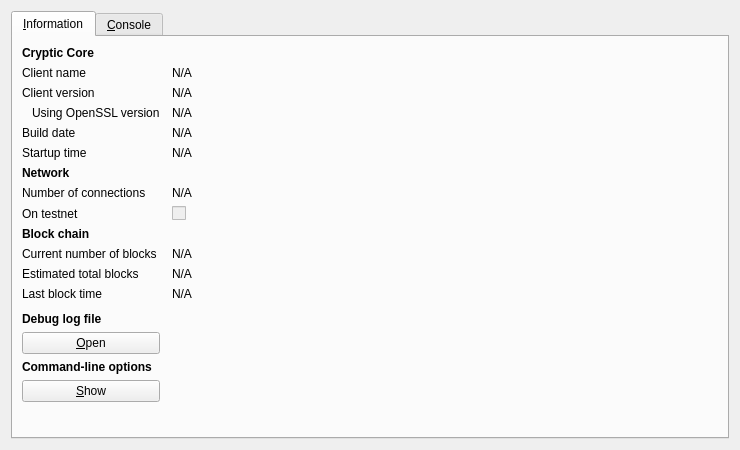
<?xml version="1.0" encoding="UTF-8"?>
<ui version="4.0">
 <class>RPCConsole</class>
 <widget class="QDialog" name="RPCConsole">
  <property name="geometry">
   <rect>
    <x>0</x>
    <y>0</y>
    <width>740</width>
    <height>450</height>
   </rect>
  </property>
  <property name="windowTitle">
   <string>Cryptic - Debug window</string>
  </property>
  <layout class="QVBoxLayout" name="verticalLayout_2">
   <item>
    <widget class="QTabWidget" name="tabWidget">
     <property name="currentIndex">
      <number>0</number>
     </property>
     <widget class="QWidget" name="tab_info">
      <attribute name="title">
       <string>&amp;Information</string>
      </attribute>
      <layout class="QGridLayout" name="gridLayout" columnstretch="0,1">
       <property name="horizontalSpacing">
        <number>12</number>
       </property>
       <item row="0" column="0">
        <widget class="QLabel" name="label_9">
         <property name="font">
          <font>
           <weight>75</weight>
           <bold>true</bold>
          </font>
         </property>
         <property name="text">
          <string>Cryptic Core</string>
         </property>
        </widget>
       </item>
       <item row="1" column="0">
        <widget class="QLabel" name="label_5">
         <property name="text">
          <string>Client name</string>
         </property>
        </widget>
       </item>
       <item row="1" column="1">
        <widget class="QLabel" name="clientName">
         <property name="cursor">
          <cursorShape>IBeamCursor</cursorShape>
         </property>
         <property name="text">
          <string>N/A</string>
         </property>
         <property name="textFormat">
          <enum>Qt::PlainText</enum>
         </property>
         <property name="textInteractionFlags">
          <set>Qt::LinksAccessibleByMouse|Qt::TextSelectableByKeyboard|Qt::TextSelectableByMouse</set>
         </property>
        </widget>
       </item>
       <item row="2" column="0">
        <widget class="QLabel" name="label_6">
         <property name="text">
          <string>Client version</string>
         </property>
        </widget>
       </item>
       <item row="2" column="1">
        <widget class="QLabel" name="clientVersion">
         <property name="cursor">
          <cursorShape>IBeamCursor</cursorShape>
         </property>
         <property name="text">
          <string>N/A</string>
         </property>
         <property name="textFormat">
          <enum>Qt::PlainText</enum>
         </property>
         <property name="textInteractionFlags">
          <set>Qt::LinksAccessibleByMouse|Qt::TextSelectableByKeyboard|Qt::TextSelectableByMouse</set>
         </property>
        </widget>
       </item>
       <item row="3" column="0">
        <widget class="QLabel" name="label_14">
         <property name="text">
          <string>Using OpenSSL version</string>
         </property>
         <property name="indent">
          <number>10</number>
         </property>
        </widget>
       </item>
       <item row="3" column="1">
        <widget class="QLabel" name="openSSLVersion">
         <property name="cursor">
          <cursorShape>IBeamCursor</cursorShape>
         </property>
         <property name="text">
          <string>N/A</string>
         </property>
         <property name="textFormat">
          <enum>Qt::PlainText</enum>
         </property>
         <property name="textInteractionFlags">
          <set>Qt::LinksAccessibleByMouse|Qt::TextSelectableByKeyboard|Qt::TextSelectableByMouse</set>
         </property>
        </widget>
       </item>
       <item row="4" column="0">
        <widget class="QLabel" name="label_12">
         <property name="text">
          <string>Build date</string>
         </property>
        </widget>
       </item>
       <item row="4" column="1">
        <widget class="QLabel" name="buildDate">
         <property name="cursor">
          <cursorShape>IBeamCursor</cursorShape>
         </property>
         <property name="text">
          <string>N/A</string>
         </property>
         <property name="textFormat">
          <enum>Qt::PlainText</enum>
         </property>
         <property name="textInteractionFlags">
          <set>Qt::LinksAccessibleByMouse|Qt::TextSelectableByKeyboard|Qt::TextSelectableByMouse</set>
         </property>
        </widget>
       </item>
       <item row="5" column="0">
        <widget class="QLabel" name="label_13">
         <property name="text">
          <string>Startup time</string>
         </property>
        </widget>
       </item>
       <item row="5" column="1">
        <widget class="QLabel" name="startupTime">
         <property name="cursor">
          <cursorShape>IBeamCursor</cursorShape>
         </property>
         <property name="text">
          <string>N/A</string>
         </property>
         <property name="textFormat">
          <enum>Qt::PlainText</enum>
         </property>
         <property name="textInteractionFlags">
          <set>Qt::LinksAccessibleByMouse|Qt::TextSelectableByKeyboard|Qt::TextSelectableByMouse</set>
         </property>
        </widget>
       </item>
       <item row="6" column="0">
        <widget class="QLabel" name="label_11">
         <property name="font">
          <font>
           <weight>75</weight>
           <bold>true</bold>
          </font>
         </property>
         <property name="text">
          <string>Network</string>
         </property>
        </widget>
       </item>
       <item row="7" column="0">
        <widget class="QLabel" name="label_7">
         <property name="text">
          <string>Number of connections</string>
         </property>
        </widget>
       </item>
       <item row="7" column="1">
        <widget class="QLabel" name="numberOfConnections">
         <property name="cursor">
          <cursorShape>IBeamCursor</cursorShape>
         </property>
         <property name="text">
          <string>N/A</string>
         </property>
         <property name="textFormat">
          <enum>Qt::PlainText</enum>
         </property>
         <property name="textInteractionFlags">
          <set>Qt::LinksAccessibleByMouse|Qt::TextSelectableByKeyboard|Qt::TextSelectableByMouse</set>
         </property>
        </widget>
       </item>
       <item row="8" column="0">
        <widget class="QLabel" name="label_8">
         <property name="text">
          <string>On testnet</string>
         </property>
        </widget>
       </item>
       <item row="8" column="1">
        <widget class="QCheckBox" name="isTestNet">
         <property name="enabled">
          <bool>false</bool>
         </property>
         <property name="text">
          <string/>
         </property>
        </widget>
       </item>
       <item row="9" column="0">
        <widget class="QLabel" name="label_10">
         <property name="font">
          <font>
           <weight>75</weight>
           <bold>true</bold>
          </font>
         </property>
         <property name="text">
          <string>Block chain</string>
         </property>
        </widget>
       </item>
       <item row="10" column="0">
        <widget class="QLabel" name="label_3">
         <property name="text">
          <string>Current number of blocks</string>
         </property>
        </widget>
       </item>
       <item row="10" column="1">
        <widget class="QLabel" name="numberOfBlocks">
         <property name="cursor">
          <cursorShape>IBeamCursor</cursorShape>
         </property>
         <property name="text">
          <string>N/A</string>
         </property>
         <property name="textFormat">
          <enum>Qt::PlainText</enum>
         </property>
         <property name="textInteractionFlags">
          <set>Qt::LinksAccessibleByMouse|Qt::TextSelectableByKeyboard|Qt::TextSelectableByMouse</set>
         </property>
        </widget>
       </item>
       <item row="11" column="0">
        <widget class="QLabel" name="label_4">
         <property name="text">
          <string>Estimated total blocks</string>
         </property>
        </widget>
       </item>
       <item row="11" column="1">
        <widget class="QLabel" name="totalBlocks">
         <property name="cursor">
          <cursorShape>IBeamCursor</cursorShape>
         </property>
         <property name="text">
          <string>N/A</string>
         </property>
         <property name="textFormat">
          <enum>Qt::PlainText</enum>
         </property>
         <property name="textInteractionFlags">
          <set>Qt::LinksAccessibleByMouse|Qt::TextSelectableByKeyboard|Qt::TextSelectableByMouse</set>
         </property>
        </widget>
       </item>
       <item row="12" column="0">
        <widget class="QLabel" name="label_2">
         <property name="text">
          <string>Last block time</string>
         </property>
        </widget>
       </item>
       <item row="12" column="1">
        <widget class="QLabel" name="lastBlockTime">
         <property name="cursor">
          <cursorShape>IBeamCursor</cursorShape>
         </property>
         <property name="text">
          <string>N/A</string>
         </property>
         <property name="textFormat">
          <enum>Qt::PlainText</enum>
         </property>
         <property name="textInteractionFlags">
          <set>Qt::LinksAccessibleByMouse|Qt::TextSelectableByKeyboard|Qt::TextSelectableByMouse</set>
         </property>
        </widget>
       </item>
       <item row="13" column="0">
        <spacer name="verticalSpacer_2">
         <property name="orientation">
          <enum>Qt::Vertical</enum>
         </property>
         <property name="sizeHint" stdset="0">
          <size>
           <width>20</width>
           <height>20</height>
          </size>
         </property>
        </spacer>
       </item>
       <item row="14" column="0">
        <widget class="QLabel" name="labelDebugLogfile">
         <property name="font">
          <font>
           <weight>75</weight>
           <bold>true</bold>
          </font>
         </property>
         <property name="text">
          <string>Debug log file</string>
         </property>
        </widget>
       </item>
       <item row="15" column="0">
        <widget class="QPushButton" name="openDebugLogfileButton">
         <property name="toolTip">
          <string>Open the Cryptic debug log file from the current data directory. This can take a few seconds for large log files.</string>
         </property>
         <property name="text">
          <string>&amp;Open</string>
         </property>
         <property name="autoDefault">
          <bool>false</bool>
         </property>
        </widget>
       </item>
       <item row="16" column="0">
        <widget class="QLabel" name="labelCLOptions">
         <property name="font">
          <font>
           <weight>75</weight>
           <bold>true</bold>
          </font>
         </property>
         <property name="text">
          <string>Command-line options</string>
         </property>
        </widget>
       </item>
       <item row="17" column="0">
        <widget class="QPushButton" name="showCLOptionsButton">
         <property name="toolTip">
          <string>Show the Cryptic-Qt help message to get a list with possible Cryptic command-line options.</string>
         </property>
         <property name="text">
          <string>&amp;Show</string>
         </property>
         <property name="autoDefault">
          <bool>false</bool>
         </property>
        </widget>
       </item>
       <item row="18" column="0">
        <spacer name="verticalSpacer">
         <property name="orientation">
          <enum>Qt::Vertical</enum>
         </property>
         <property name="sizeHint" stdset="0">
          <size>
           <width>20</width>
           <height>40</height>
          </size>
         </property>
        </spacer>
       </item>
      </layout>
     </widget>
     <widget class="QWidget" name="tab_console">
      <attribute name="title">
       <string>&amp;Console</string>
      </attribute>
      <layout class="QVBoxLayout" name="verticalLayout_3">
       <property name="spacing">
        <number>3</number>
       </property>
       <item>
        <widget class="QTextEdit" name="messagesWidget">
         <property name="minimumSize">
          <size>
           <width>0</width>
           <height>100</height>
          </size>
         </property>
         <property name="readOnly">
          <bool>true</bool>
         </property>
         <property name="tabKeyNavigation" stdset="0">
          <bool>false</bool>
         </property>
         <property name="columnCount" stdset="0">
          <number>2</number>
         </property>
        </widget>
       </item>
       <item>
        <layout class="QHBoxLayout" name="horizontalLayout">
         <property name="spacing">
          <number>3</number>
         </property>
         <item>
          <widget class="QLabel" name="label">
           <property name="text">
            <string notr="true">&gt;</string>
           </property>
          </widget>
         </item>
         <item>
          <widget class="QLineEdit" name="lineEdit"/>
         </item>
         <item>
          <widget class="QPushButton" name="clearButton">
           <property name="maximumSize">
            <size>
             <width>24</width>
             <height>24</height>
            </size>
           </property>
           <property name="toolTip">
            <string>Clear console</string>
           </property>
           <property name="text">
            <string/>
           </property>
           <property name="icon">
            <iconset resource="../bitcoin.qrc">
             <normaloff>:/icons/remove</normaloff>:/icons/remove</iconset>
           </property>
           <property name="shortcut">
            <string notr="true">Ctrl+L</string>
           </property>
           <property name="autoDefault">
            <bool>false</bool>
           </property>
          </widget>
         </item>
        </layout>
       </item>
      </layout>
     </widget>
    </widget>
   </item>
  </layout>
 </widget>
 <resources>
  <include location="../bitcoin.qrc"/>
 </resources>
 <connections/>
</ui>
